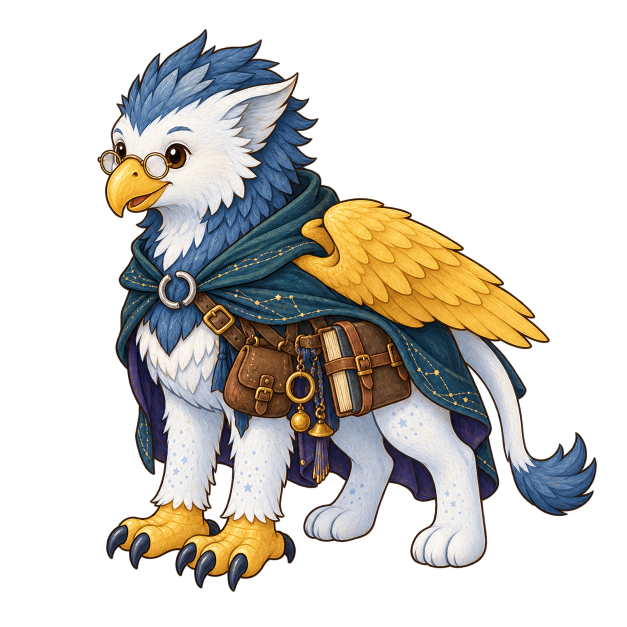
#> input picture art/source/riftlight/orin_vale.png, 1254 x 1254 px (shown at 1/2 size)
$ python package_riftlight_cast_pilot.py
#> lines starting #> are read from the running program, lines starting #| are printed output that depends on the picture
"""Register Orin's generated figure to the existing cast contract."""
import json
from pathlib import Path
from PIL import Image, ImageDraw

ROOT=Path(__file__).resolve().parents[2]


def main():
    source=Image.open(ROOT/'art/source/riftlight/orin_vale.png').convert('RGBA')
#> source is the input picture: PIL image 1254x1254 RGBA; mean R, G, B, A 56.2, 53, 47.4, 100.5
    # Ignore the generator's nearly transparent alpha dust when measuring the
    # silhouette; retain the original alpha inside the padded crop.
    bbox=source.getchannel('A').point(lambda value: 255 if value>8 else 0).getbbox()
#> bbox = (194, 58, 1194, 1184)
    assert bbox and min(bbox[:2])>0 and bbox[2]<source.width and bbox[3]<source.height
    cutout=source.crop((bbox[0]-4,bbox[1]-4,bbox[2]+4,bbox[3]+4))
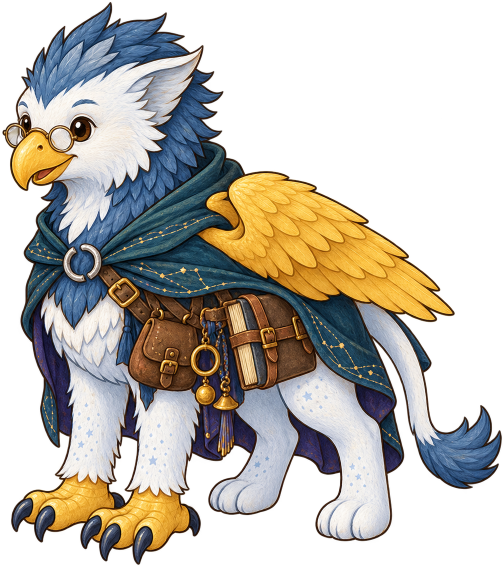
#> cutout: PIL image 1008x1134 RGBA (shown at 1/2 size); mean R, G, B, A 77.4, 72.9, 65.2, 138.2; transparent parts drawn white
    cutout.thumbnail((960,820),Image.Resampling.LANCZOS)
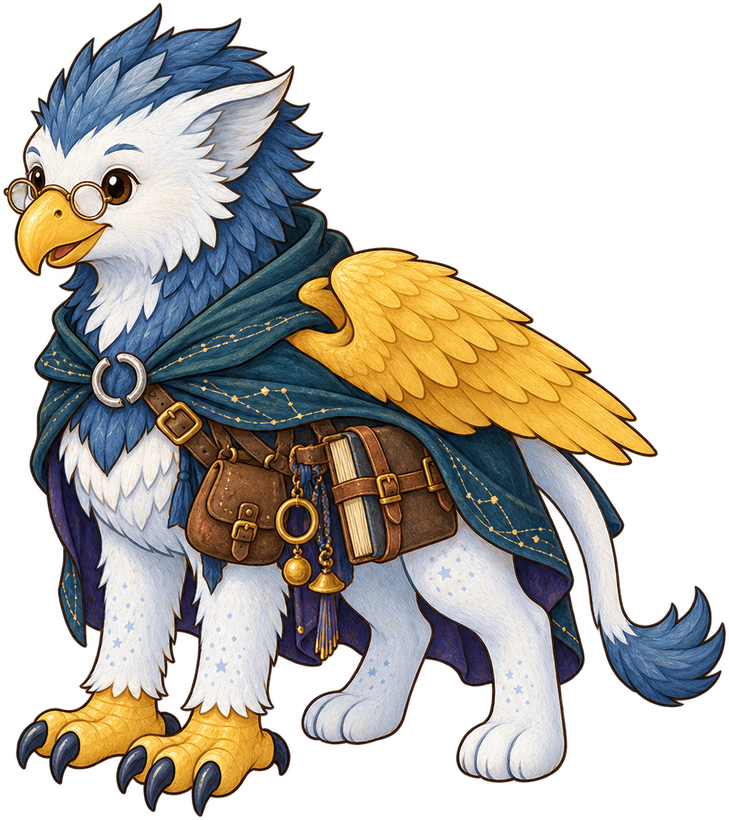
#> cutout: PIL image 729x820 RGBA; mean R, G, B, A 76.9, 72.4, 64.6, 138.2; transparent parts drawn white
    figure=Image.new('RGBA',(1024,1024))
#> figure: PIL image 1024x1024 RGBA; every value is 0
    figure.paste(cutout,((1024-cutout.width)//2,901-cutout.height))
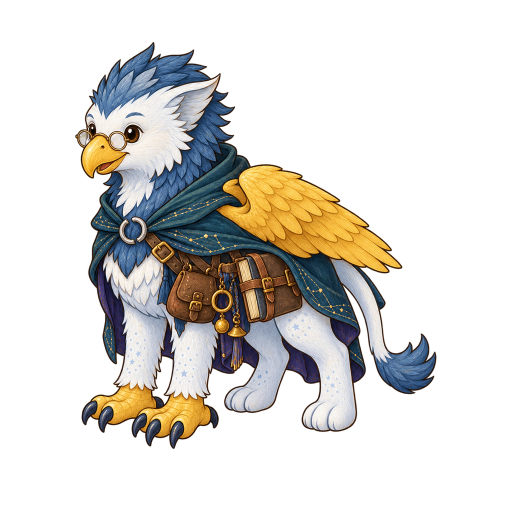
#> figure: PIL image 1024x1024 RGBA (shown at 1/2 size); mean R, G, B, A 43.8, 41.2, 36.9, 78.8; transparent parts drawn white
    target=ROOT/'assets/cast/orin_vale'
    target.mkdir(parents=True,exist_ok=True)
    figure.save(target/'assembled.png')
    manifest=ROOT/'assets/manifest.json'
#> (the run stopped early here; a loop or call above may not have finished)

$ run again, with art/source/riftlight/bram_lock.png copied over art/source/riftlight/orin_vale.png
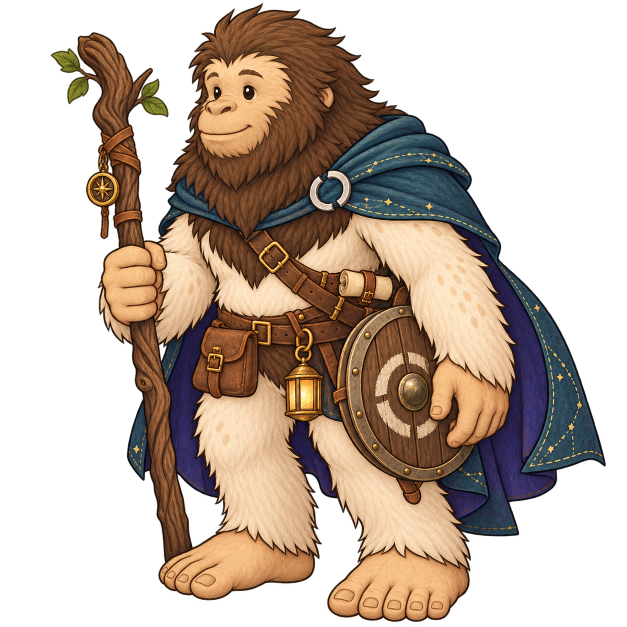
#> input picture art/source/riftlight/bram_lock.png, 1254 x 1254 px (shown at 1/2 size)
#> in main, source is the input picture: PIL image 1254x1254 RGBA; mean R, G, B, A 72.5, 56.4, 43.9, 130.1
#> bbox = (101, 5, 1212, 1244)
#> in main, `cutout.thumbnail((960,820),Image.Resampling.LANCZOS)`:
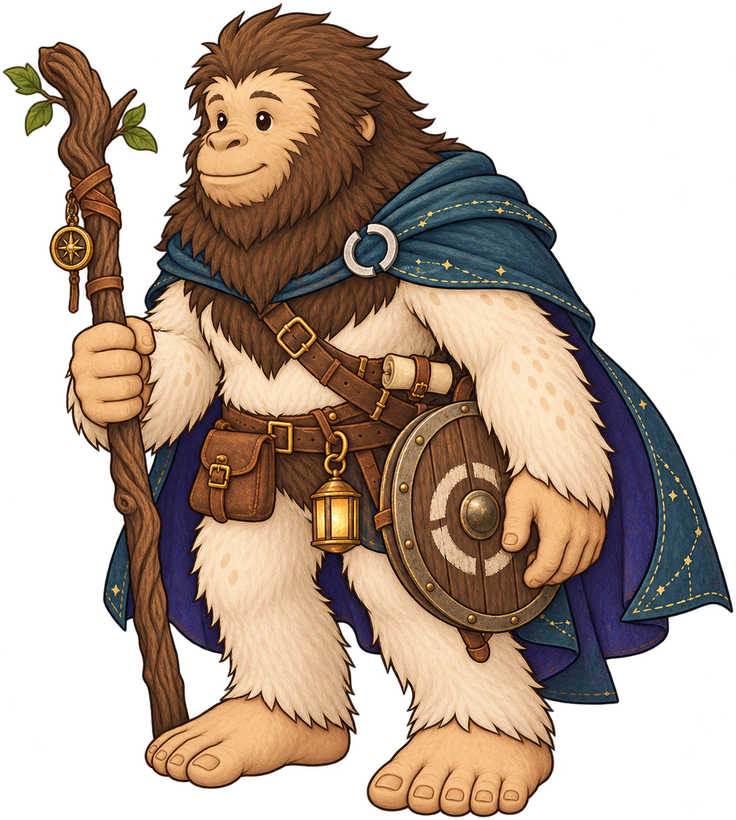
#> cutout: PIL image 736x820 RGBA; mean R, G, B, A 81.1, 63.1, 49.2, 146.6; transparent parts drawn white
#> in main, `figure.paste(cutout,((1024-cutout.width)//2,901-cutout.height))`:
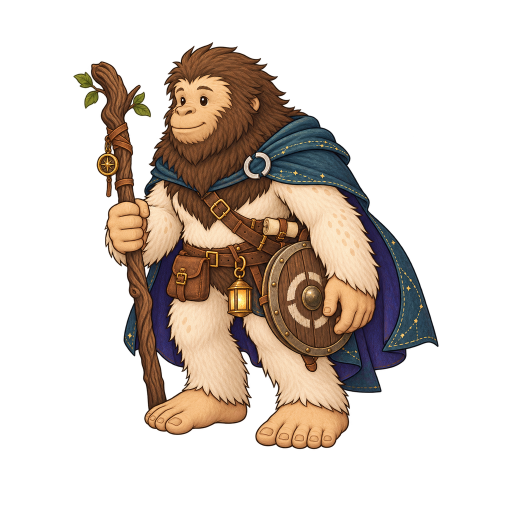
#> figure: PIL image 1024x1024 RGBA (shown at 1/2 size); mean R, G, B, A 46.7, 36.3, 28.3, 84.4; transparent parts drawn white
